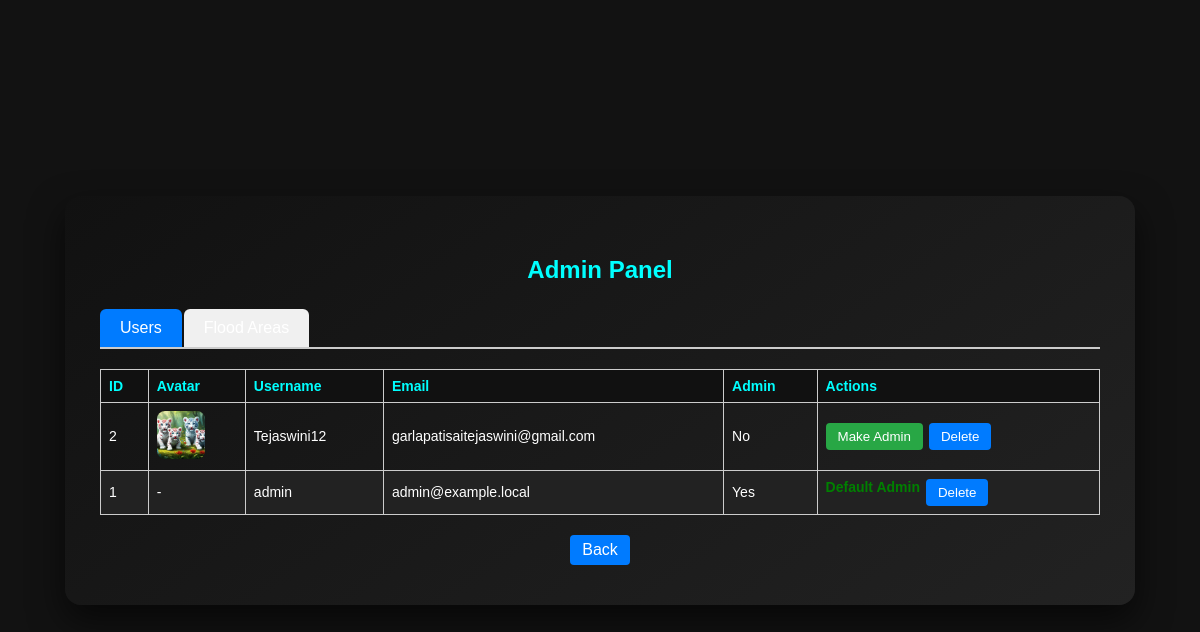
Page /admin (signed in) on the earlier database version.
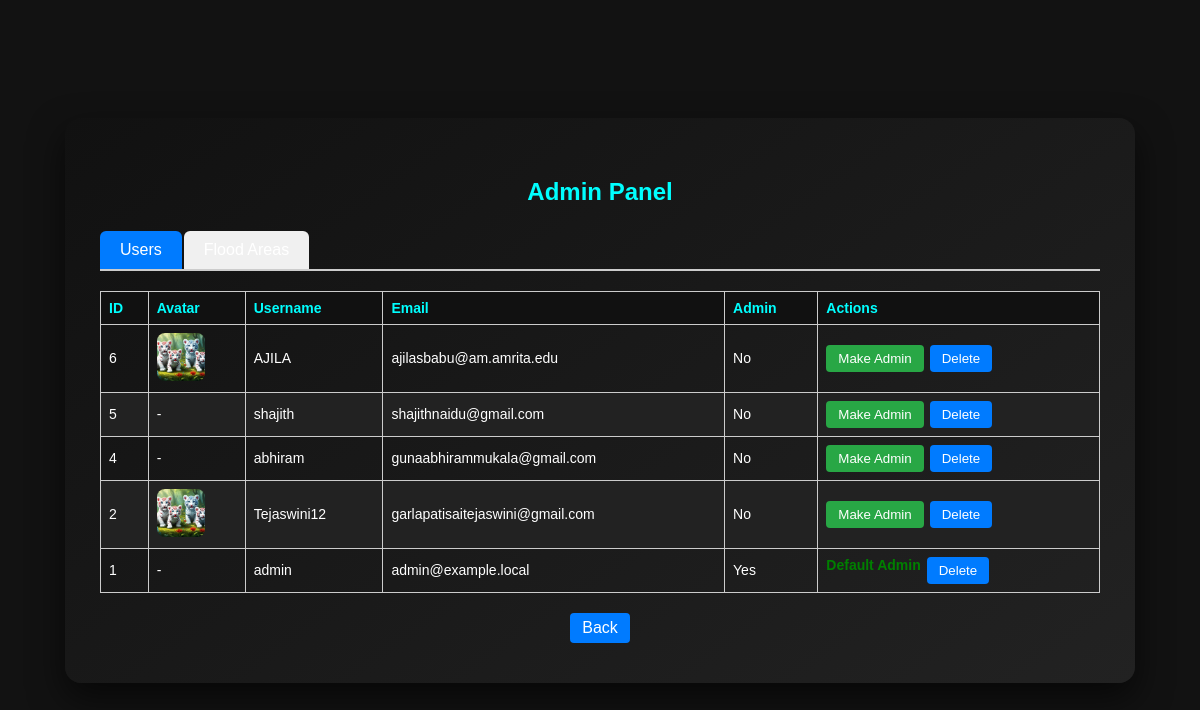
Same page on the later database version.
### tables this page shows
CREATE TABLE users (
            id INTEGER PRIMARY KEY AUTOINCREMENT,
            username TEXT UNIQUE,
            email TEXT UNIQUE,
            password TEXT,
            profile_pic TEXT,
            is_admin INTEGER DEFAULT 0
        );

### app.py (the view)
@app.route("/admin")
@admin_required
def admin_panel():
    conn = sqlite3.connect(DB_NAME)
    conn.row_factory = sqlite3.Row
    c = conn.cursor()
    c.execute("SELECT id, username, email, profile_pic, is_admin FROM users ORDER BY id DESC")
    users = c.fetchall()
    conn.close()
    flood_areas = get_all_flood_areas()
    return render_template("admin.html", users=users, flood_areas=flood_areas)

### app.py (called while the page is built)
def admin_required(f):
    @wraps(f)
    def decorated(*args, **kwargs):
        if not session.get("is_admin"):
            flash("Admin access required.", "danger")
            return redirect(url_for("login"))
        return f(*args, **kwargs)
    return decorated

### flood_db.py (called while the page is built)
def get_all_flood_areas():
    conn = sqlite3.connect(DB_NAME)
    c = conn.cursor()
    c.execute("SELECT * FROM flood_zones")
    data = c.fetchall()
    conn.close()
    return data

### templates/admin.html (shortened to what this page needs)
<!doctype html>
<html>
<head>
  <link rel="stylesheet" href="{{ url_for('static', filename='style.css') }}">
</head>
<body>
  <div class="auth-card" style="max-width:1000px; margin:auto;">
    <h2>Admin Panel</h2>
    <div class="tabs">
      <div class="tab active" data-target="users-tab">Users</div>
      <div class="tab" data-target="flood-tab">Flood Areas</div>
    </div>
    <div class="tab-content active" id="users-tab">
      <table class="table">
        <thead>
          <tr>
            <th>ID</th><th>Avatar</th><th>Username</th><th>Email</th><th>Admin</th><th>Actions</th>
          </tr>
        </thead>
        <tbody>
          {% for u in users %}
            <tr>
              <td>{{ u.id }}</td>
              <td style="width:80px;">
                {% if u.profile_pic %}
                  <img src="{{ url_for('uploaded_file', filename=u.profile_pic) }}" style="width:48px;height:48px;border-radius:8px;object-fit:cover;">
                {% else %}-{% endif %}
              </td>
              <td>{{ u.username }}</td>
              <td>{{ u.email }}</td>
              <td>{{ 'Yes' if u.is_admin else 'No' }}</td>
              <td>
                <div style="display:flex; gap:6px; flex-wrap: wrap;">
                  {% if u.username == 'admin' or u.id == 1 %}
                      <span style="color:green; font-weight:bold;">Default Admin</span>
                  {% else %}
                      <form method="POST" action="{{ url_for('admin_toggle_admin', user_id=u.id) }}" style="margin:0;">
                          {% if u.is_admin %}
                              <button class="small-btn" style="background:#dc3545;">Remove Admin</button>
                          {% else %}
                              <button class="small-btn" style="background:#28a745;">Make Admin</button>
                          {% endif %}
                      </form>
                  {% endif %}
                  <form method="POST"
                        action="{{ url_for('admin_delete_user', user_id=u.id) }}"
                        onsubmit="return confirm('Are you sure you want to delete this user?');"
                        style="margin:0;">
                      <button class="small-btn confirm-delete" type="submit">Delete</button>
                  </form>
                </div>
              </td>
            </tr>
          {% endfor %}
        </tbody>
      </table>
    </div>
    <div class="flex" style="justify-content:center; margin-top:20px;">
      <a href="/home" class="small-btn">Back</a>
    </div>
  </div>
</body>
</html>

### static/style.css (style rules this page uses)
:root { --bg: #121212; --card1: #111; --card2: #222; --accent: #00ffff; --accent-hover: #ffeb3b; --text: #fff; --muted: #ccc; --input-bg: #222; --input-border: #333; --shadow: rgba(0,0,0,0.6); }
body { margin: 0; padding: 0; font-family: Arial, sans-serif; background: var(--bg); display: flex; justify-content: center; align-items: center; height: 100vh; color: var(--text); transition: background 300ms ease, color 300ms ease; }
.auth-card { background: linear-gradient(145deg,var(--card1),var(--card2)); padding: 40px 35px; border-radius: 16px; box-shadow: 0 15px 35px var(--shadow); width: 100%; max-width: 400px; text-align: center; transform: translateY(0); animation: floatIn 480ms ease both; }
.auth-card h2 { color:var(--accent); margin-bottom:25px; transition: color 200ms; }
.table { width: 100%; border-collapse: collapse; margin-top: 12px; }
.table th, .table td { padding: 10px 8px; border-bottom: 1px solid rgba(255,255,255,0.03); font-size:14px; }
.small-btn { padding: 8px 10px; border-radius: 8px; border: none; cursor:pointer; background: rgba(255,255,255,0.03); color: var(--text); transition: background 150ms, transform 150ms; }
table { border-collapse: collapse; width: 100%; }
table th, table td { border: 1px solid #333; padding: 8px; text-align: center; }
table th { background: #111; color: #00ffff; }
table tr:nth-child(even) { background: #222; }

### templates/admin.html (style rules this page uses)
.tabs { display: flex; border-bottom: 2px solid #ccc; margin-bottom: 20px; }
.tab { padding: 10px 20px; cursor: pointer; border-top-left-radius: 6px; border-top-right-radius: 6px; margin-right: 2px; background: #f0f0f0; }
.tab.active { background: #007bff; color: #fff; }
.tab-content { display: none; }
.tab-content.active { display: block; }
.table { width: 100%; border-collapse: collapse; margin-bottom: 20px; }
.table th, .table td { border: 1px solid #ccc; padding: 8px; text-align: left; vertical-align: middle; }
.small-btn { padding: 6px 12px; cursor: pointer; border: none; border-radius: 4px; background:#007bff; color:#fff; text-decoration:none; text-align:center; display:inline-block; }
.flex { display:flex; gap:10px; flex-wrap: wrap; align-items: center; }

Differences in the rows shown:
added users: id "6", profile_pic (picture), username "AJILA", email "ajilasbabu@am.amrita.edu", is_admin "No", shows "Make Admin"
added users: id "5", username "shajith", email "shajithnaidu@gmail.com", is_admin "No", shows "Make Admin"
added users: id "4", username "abhiram", email "gunaabhirammukala@gmail.com", is_admin "No", shows "Make Admin"
